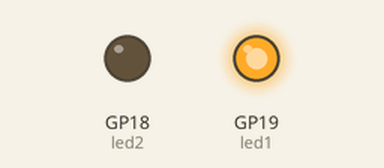
Bench run of a program on a simulated Raspberry Pi Pico running MicroPython. On the bench: output pins drawn as LEDs (lit = HIGH). At 3.0 s the program stops and its outputs stay as they are.

Above: at 0.1 s.
At 1.1 s:
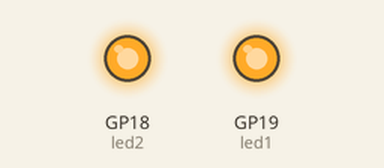
At 2.1 s:
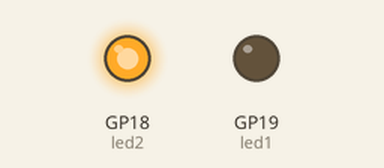
At 3.1 s:
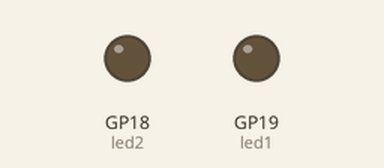
Timing chart, 0 to 4.5 s (numbered marks = the images above):
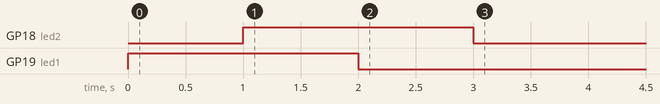

The program:

Ex01.py
```python
import time
from machine import Pin

led1 = Pin('GP19', Pin.OUT)   # Create a Pin output on GP19
led2 = Pin('GP18', Pin.OUT)   # Create a Pin output on GP18

led1.on()                     # Switch led1 (GP19) on
time.sleep(1)                 # Pause for 1 second
led2.on()                     # Switch led2 (GP18) on
time.sleep(1)                 # Pause for 1 second
led1.off()                    # Switch led1 off
time.sleep(1)                 # Pause for 1 second
led2.off()                    # Switch led2 off
```

Measured:
- by itself, GP18 (led2): LOW → HIGH at 1.0 s, → LOW 2.0 s later
- by itself, GP19 (led1): LOW → HIGH at 0.00 s, → LOW 2.0 s later
